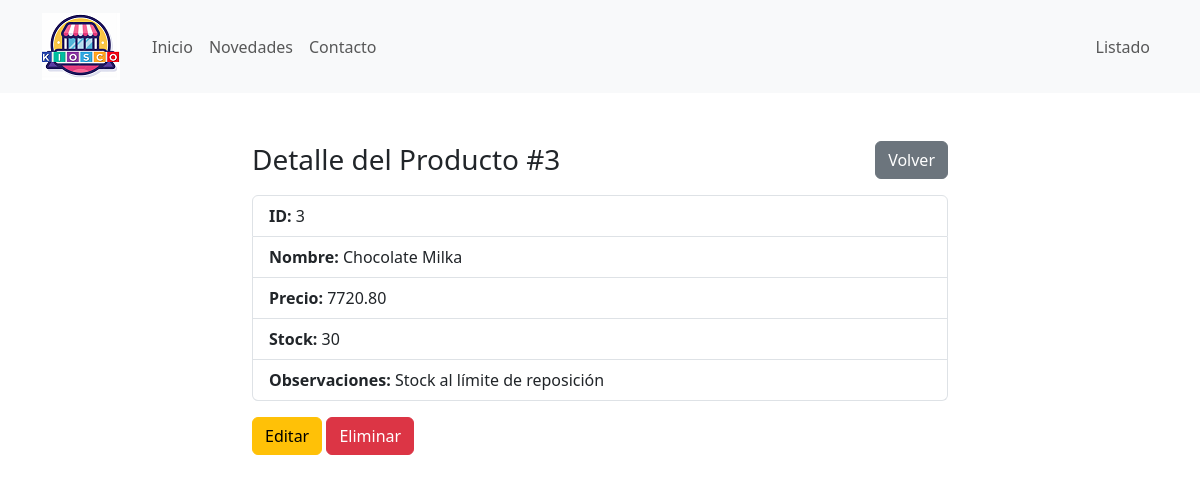
The page /index.php?c=producto&a=ver&id=3 on the database its author committed.
### tables this page shows
CREATE TABLE `productos` (
  `id` int(11) NOT NULL,
  `nombre` varchar(100) NOT NULL,
  `precio` decimal(10,2) NOT NULL,
  `stock` int(11) NOT NULL,
  `observacion` text NOT NULL DEFAULT 'Sin Observación'
);

### controladores/ProductoController.php (called while the page is built, shortened)
<?php
  require_once __DIR__."/../modelos/Producto.php";
  class ProductoController{
      private producto $productoModelo;
      public function __construct(mysqli $conexbd){
        $this->productoModelo=new Producto($conexbd);
      }
public function ver() {
    $id = (int) ($_GET['id'] ?? 0);
    $producto = $this->productoModelo->obtenerPorId($id);
    require __DIR__ . "/../vistas/productos/ver.php";
}
}
?>

### public/index.php (called while the page is built, shortened)
<?php
require_once __DIR__ . "/../controladores/ProductoController.php";
$objconexion = new Conexion();
$conexbd = $objconexion->conectar();
$a = isset($_GET['a']) ? $_GET['a'] : 'homeInicio';
$controlador = new $rutas[$c]["controller"]($conexbd);
$controlador->$a();

### modelos/Producto.php (called while the page is built, shortened)
<?php
class Producto{
   private mysqli $conexion;
   public function __construct(mysqli $conexbd)
   {
       $this->conexion=$conexbd;
   }
public function obtenerPorId(int $id): ?array {
    $stmt = $this->conexion->prepare("SELECT * FROM productos WHERE id = ?");
    $stmt->bind_param("i", $id);
    $stmt->execute();
    $res = $stmt->get_result();
    $fila = $res->fetch_assoc();
    return $fila ?: null;
}
}
?>

### vistas/productos/ver.php (the view, shortened to what this page needs)
<?php require __DIR__ . "/../header.php"; ?>
<?php require __DIR__ . "/../navbar.php"; ?>
<div class="container mt-5" style="max-width: 720px;">
    <div class="d-flex justify-content-between align-items-center mb-3">
        <h3 class="mb-0">Detalle del Producto #<?= (int)$producto['id'] ?></h3>
        <a href="index.php?c=producto&a=inicioListado" class="btn btn-secondary">Volver</a>
    </div>
    <ul class="list-group">
        <li class="list-group-item"><strong>ID:</strong> <?= (int)$producto['id'] ?></li>
        <li class="list-group-item"><strong>Nombre:</strong> <?= htmlspecialchars($producto['nombre']) ?></li>
        <li class="list-group-item"><strong>Precio:</strong> <?= htmlspecialchars((string)$producto['precio']) ?></li>
        <li class="list-group-item"><strong>Stock:</strong> <?= htmlspecialchars((string)$producto['stock']) ?></li>
        <li class="list-group-item"><strong>Observaciones:</strong> <?= htmlspecialchars((string)$producto['observacion']) ?></li>
    </ul>
    <div class="mt-3">
        <a href="index.php?c=producto&a=editar&id=<?= (int)$producto['id'] ?>" class="btn btn-warning">Editar</a>
        <a href="index.php?c=producto&a=eliminar&id=<?= (int)$producto['id'] ?>"
           class="btn btn-danger"
           onclick="return confirm('¿Eliminar este producto?');">Eliminar</a>
    </div>
</div>

### rows shown on the page
productos: id "3", nombre "Chocolate Milka", precio "7720.80", stock "30", observacion "Stock al límite de reposición"
